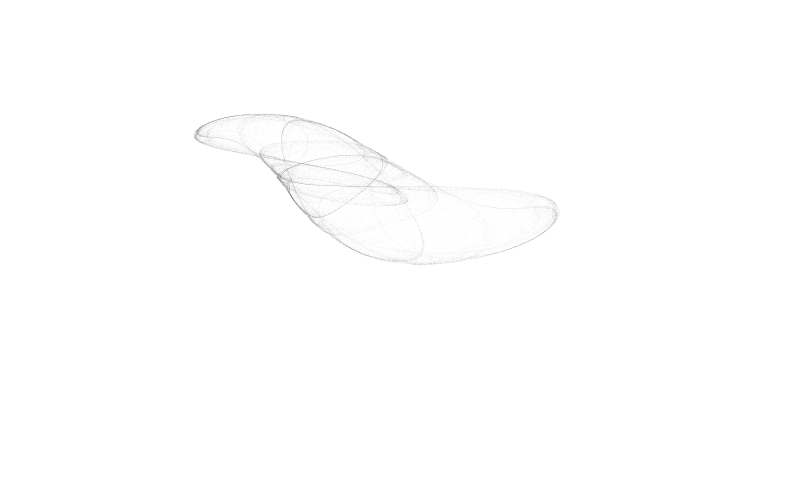
Frame 1 (no input)
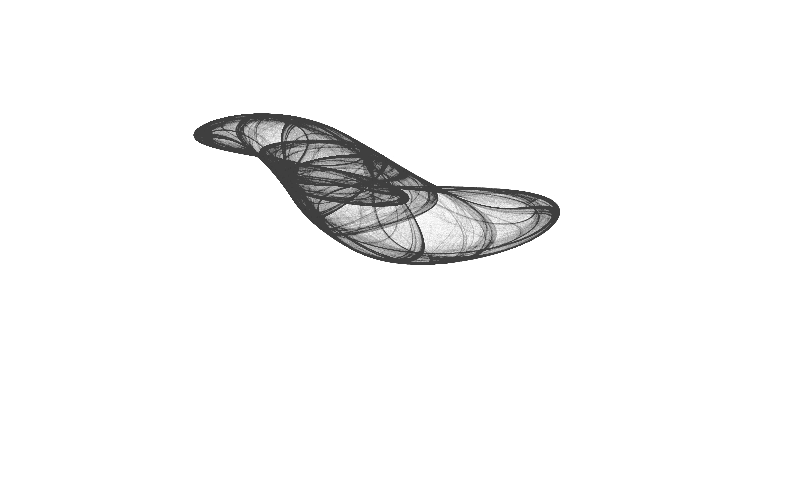
Frame 60 (the mouse pressed at the canvas centre just before this capture)
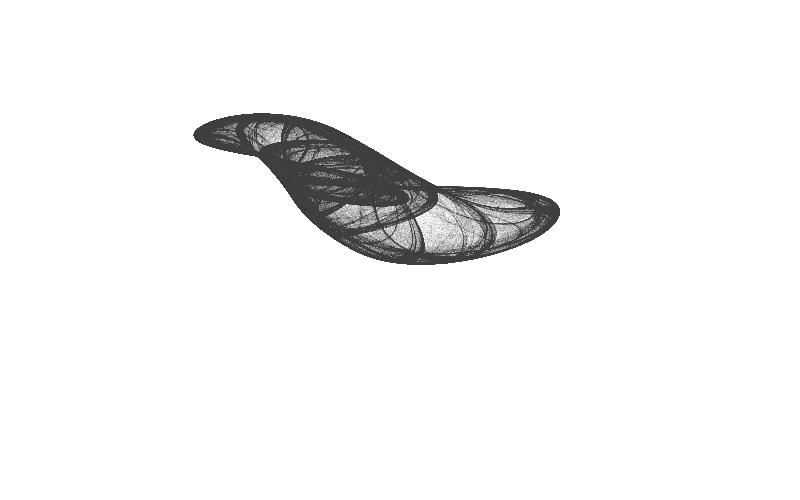
Frame 120 (the mouse held since frame 60 and released just before this capture)

The Processing sketch that drew these frames (run headless with seeded random() and noise(); from frame 60 on, the mouse is pressed at the canvas centre):

// Processing sketch: PeterDeJong
// ── PeterDeJong.pde
float x,y,xn,yn;
float a,b,c,d,a0,b0,c0,d0;
float i,j,k,l;
PGraphics p;
int pWidth = 3200;
int pHeight = 2000;

boolean variation = false;
boolean record = false;
boolean useColor = false;

void setup(){
  size(800,500);
  x = random(1);
  y = random(1);
//  a = random(-2.5,2.5);
//  b = random(-2.5,2.5);
//  c = random(-2.5,2.5);
//  d = random(-2.5,2.5);
  
  // Ring //
//  a = 1.40;
//  b = 1.56;
//  c = 1.40;
//  d = -6.56;

  a0 = -0.709;
  b0 = 1.638;
  c0 = 0.452;
  d0 = 1.740;
  
  a = a0;
  b = b0;
  c = c0;
  d = d0;
  
  if(record){
    p = createGraphics(pWidth, pHeight);
    p.beginDraw();
    p.background(255);
    if(useColor){
      p.stroke(161,76,0,3);
    }else{
      p.stroke(0,5);
    }
  }
  background(255);
  if(useColor){
    stroke(161,76,0,3);
  }else{
    stroke(0,3);
  }
  
  println("A: " + str(a));
  println("B: " + str(b));
  println("C: " + str(c));
  println("D: " + str(d));
  println();
}

void draw(){
  for(int m=0; m<100000; m++){
    if(!variation){
      xn = sin(a*y) - cos(b*x);
      yn = sin(c*x) - cos(d*y);
      
      x = xn;
      y = yn;
      
      i = map(x,-2.1,2.1,0,width);
      j = map(y,-2.1,2.1,0,height);
      
      if(record){
        k = map(x,-2.1,2.1,0,pWidth);
        l = map(y,-2.1,2.1,0,pHeight);
        p.stroke(k,l);
      }
      
      point(i,j);
    }else{
      xn = d*sin(a*x) - sin(b*y);
      yn = c*cos(a*x) + cos(b*y);
      
      x = xn;
      y = yn;
      
      i = map(x,d-1.1,-d+1.1,0,width);
      j = map(y,-c-1.1,c+1.1,0,height);
      
      if(record){
        k = map(x,d-1.1,-d+1.1,0,pWidth);
        l = map(y,-c-1.1,c+1.1,0,pHeight);
        p.point(k,l);
      }
      
      point(i,j);
    }
  }
  println("looped");
}

void mouseClicked(){
//  setup();
  println("Redraw");
  x = random(1);
  y = random(1);
}

void keyPressed(){
  if(key == 's'){
    p.endDraw();
    p.save(str(int(random(1000)))+".tif");
    p.beginDraw();
  }
}
